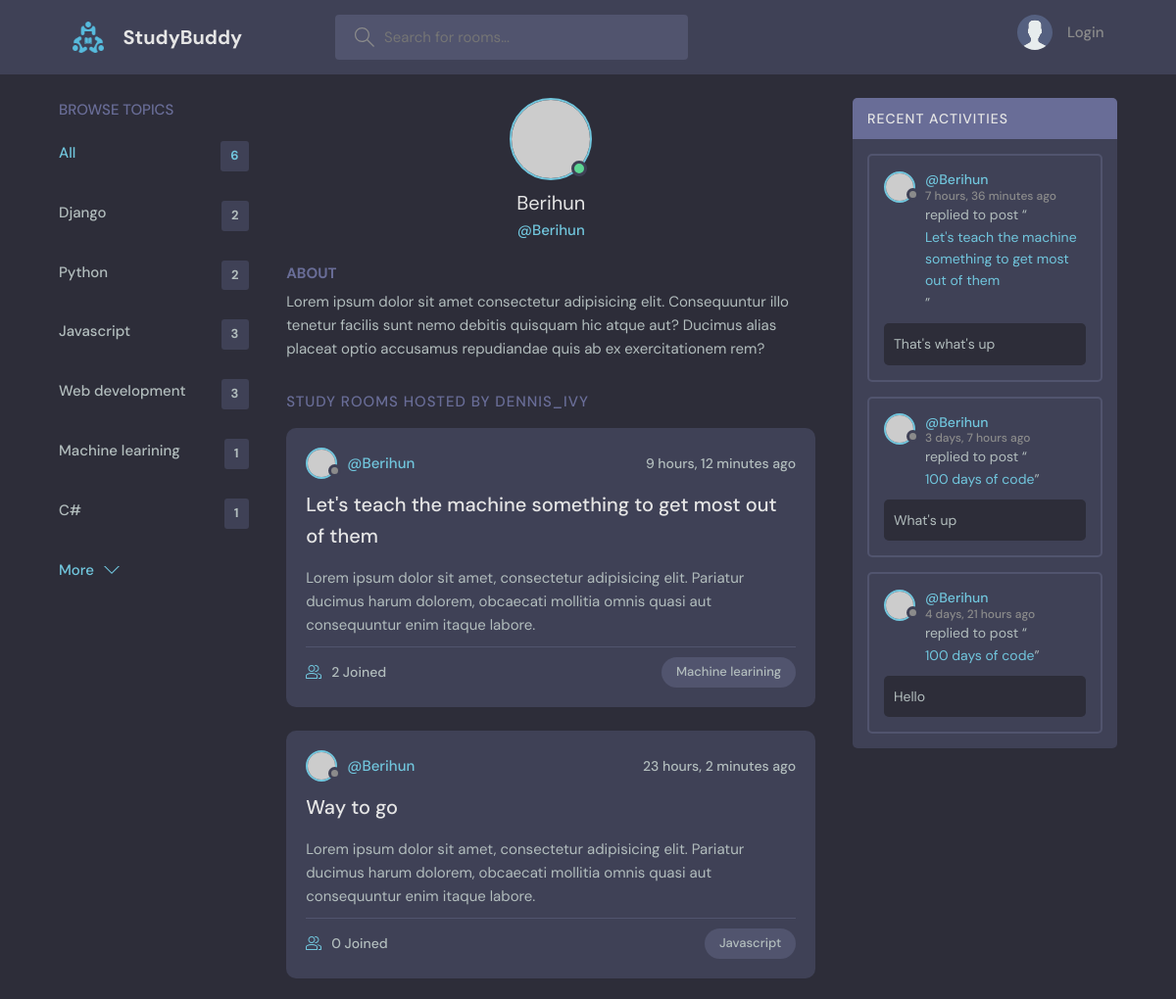
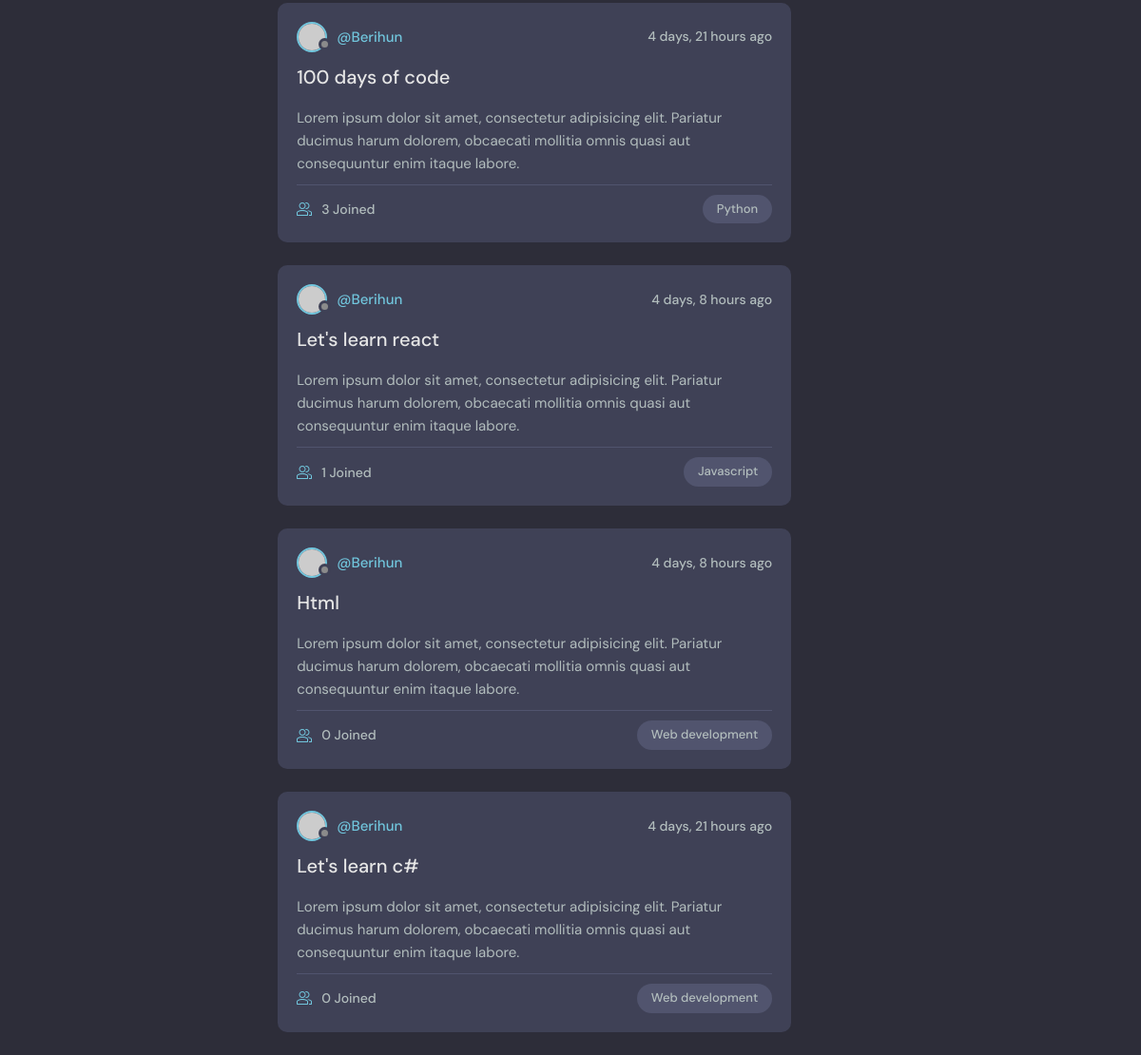
Page /profile/1/ on the committed database (2 pictures, top to bottom).
### base/models.py (models this page shows, shortened)
class Topic(models.Model):
    name = models.CharField(max_length=100)

class Room(models.Model):
    host = models.ForeignKey(User, on_delete=models.SET_NULL, null=True)
    topic = models.ForeignKey('Topic', on_delete=models.SET_NULL, null=True)
    name = models.CharField(max_length=100)
    description = models.TextField(null=True, blank=True)
    participants = models.ManyToManyField(User, related_name='participants', blank=True)
    updated = models.DateTimeField(auto_now=True)
    created_at = models.DateTimeField(auto_now_add=True)
    class Meta:
        ordering = ['-updated', '-created_at']

class Message(models.Model):
    user = models.ForeignKey(User, on_delete=models.CASCADE)
    room = models.ForeignKey(Room, on_delete=models.CASCADE)
    body = models.TextField(null=True)
    updated = models.DateTimeField(auto_now=True)
    created_at = models.DateTimeField(auto_now_add=True)
    class Meta:
        ordering = ['-updated', '-created_at']

### base/views.py (the view)
# urls.py: path('profile/<str:pk>/', views.userprofile, name='userprofile'),
def userprofile(request, pk):
    user = User.objects.get(id=pk)
    rooms = user.room_set.all()
    room_messages = user.message_set.all()
    topics = Topic.objects.all()
    context = {'user':user, 'rooms':rooms, 'room_messages':room_messages, 'topics':topics}
    return render(request, 'base/profile.html', context)

### base/templates/base/profile.html (shortened to what this page needs)
{% extends 'main.html' %}
{% block content %}
  <main class="profile-page layout layout--3">
    <div class="container">
      {% include 'base/browse_component.html' %}
      <div class="roomList">
        <div class="profile">
          <div class="profile__avatar">
            <div class="avatar avatar--large active">
              <img src="https://randomuser.me/api/portraits/men/11.jpg" />
            </div>
          </div>
          <div class="profile__info">
            <h3>{{user.username}}</h3>
            <p>@{{user.username}}</p>
          </div>
          <div class="profile__about">
            <h3>About</h3>
            <p>
              Lorem ipsum dolor sit amet consectetur adipisicing elit. Consequuntur illo tenetur
              facilis sunt nemo debitis quisquam hic atque aut? Ducimus alias placeat optio
              accusamus repudiandae quis ab ex exercitationem rem?
            </p>
          </div>
        </div>
        <div class="roomList__header">
          <div>
            <h2>Study Rooms Hosted by dennis_ivy</a>
            </h2>
          </div>
        </div>
        {% include 'base/feed_component.html' %}
      </div>
      {% include 'base/recent_activity_component.html' %}
    </div>
  </main>
  {% endblock content %}

### templates/main.html (shortened to what this page needs)
<!DOCTYPE html>
{% load static %}
<html lang="en">
  <head>
    <link rel="stylesheet" href="{% static 'styles/style.css' %}" />
  </head>
  <body>
    {%include 'navbar.html'%}
    {%block content%}
    {%endblock%}
  </body>
</html>

### templates/navbar.html (shortened to what this page needs)
{% load static %}
<header class="header header--loggedIn">
    <div class="container">
      <a href="{% url 'home' %}" class="header__logo">
        <img src="{% static 'images/favicon.ico' %}" />
        <h1>StudyBuddy</h1>
      </a>
      <form method="get" class="header__search" action="{% url 'home' %}">
        <label>
          <input name="q" placeholder="Search for rooms..." />
        </label>
      </form>
      <nav class="header__menu">
        {% if request.user.is_authenticated %}
        <div class="header__user">
          <a href="{% url 'update-user' %}">
            <div class="avatar avatar--medium active">
              <img src="https://randomuser.me/api/portraits/men/37.jpg" />
            </div>
            <p>{{ request.user.username }}<span>@{{ request.user.username }}</span></p>
          </a>
          <button class="dropdown-button">
            <svg version="1.1" xmlns="http://www.w3.org/2000/svg" width="32" height="32" viewBox="0 0 32 32">
              <title>chevron-down</title>
              <path d="M16 21l-13-13h-3l16 16 16-16h-3l-13 13z"></path>
            </svg>
          </button>
        </div>
          {% else %}
        <a href="{% url 'login' %}">
          <img src="{% static 'images/avatar.svg' %}" />
          <p>Login</p>
        </a>
        {% endif %}
      </nav>
    </div>
  </header>

### base/templates/base/browse_component.html
<div class="topics">
    <div class="topics__header">
      <h2>Browse Topics</h2>
    </div>
    <ul class="topics__list">
      <li>
        <a href="{% url 'home' %}" class="active">All <span>{{topics.count}}</span></a>
      </li>
      {% for topic in topics %}
      <li>
        <a href="{% url 'home' %}?q={{topic.name}}">{{topic.name}} <span>{{topic.room_set.all.count}}</span></a>
      </li>
      {% endfor %}
    </ul>
    <a class="btn btn--link" href="{% url 'topics' %}">
      More
      <svg version="1.1" xmlns="http://www.w3.org/2000/svg" width="32" height="32" viewBox="0 0 32 32">
        <title>chevron-down</title>
        <path d="M16 21l-13-13h-3l16 16 16-16h-3l-13 13z"></path>
      </svg>
    </a>
  </div>

### base/templates/base/feed_component.html (shortened to what this page needs)
{% for room in rooms %}
<div class="roomListRoom">
    <div class="roomListRoom__header">
      <a href="{% url 'userprofile' room.host.id %}" class="roomListRoom__author">
        <div class="avatar avatar--small">
          <img src="https://randomuser.me/api/portraits/women/11.jpg" />
        </div>
        <span>@{{room.host.username}}</span>
      </a>
      <div class="roomListRoom__actions">
        <span>{{room.created_at|timesince}} ago</span>
      </div>
    </div>
    <div class="roomListRoom__content">
      <a href="{%url 'room' room.id %}">{{room.name}}</a>
      <p>
        Lorem ipsum dolor sit amet, consectetur adipisicing elit. Pariatur ducimus harum dolorem, obcaecati
        mollitia omnis quasi aut consequuntur enim itaque labore.
      </p>
    </div>
    <div class="roomListRoom__meta">
      <a href="{%url 'room' room.id %}" class="roomListRoom__joined">
        {{room.participants.all.count}} Joined
      </a>
      <p class="roomListRoom__topic">{{room.topic.name}}</p>
    </div>
  </div>
  {% endfor %}

### base/templates/base/recent_activity_component.html (shortened to what this page needs)
<div class="activities">
    <div class="activities__header">
      <h2>Recent Activities</h2>
    </div>
    {% for message in room_messages %}
    <div class="activities__box">
      <div class="activities__boxHeader roomListRoom__header">
        <a href="{% url 'userprofile' message.user.id %}" class="roomListRoom__author">
          <div class="avatar avatar--small">
            <img src="https://randomuser.me/api/portraits/women/11.jpg" />
          </div>
          <p>
            @{{message.user}}
            <span>{{message.created_at|timesince}} ago</span>
          </p>
        </a>
      </div>
      <div class="activities__boxContent">
        <p>replied to post “<a href="{% url 'room' message.room.id %}">{{message.room.name}}</a>”</p>
        <div class="activities__boxRoomContent">
         {{message.body}}
        </div>
      </div>
    </div>
    {% endfor %}
  </div>

### rows in the picture
Topic: name "Django", room_set.all.count "2"
Topic: name "Python", room_set.all.count "2"
Topic: name "Javascript", room_set.all.count "3"
Topic: name "Web development", room_set.all.count "3"
Topic: name "Machine learining", room_set.all.count "1"
Topic: name "C#", room_set.all.count "1"
Room: host.username "Berihun", created_at "9 hours, 12 minutes", name "Let's teach the machine something to get most out of them", participants.all.count "2", topic.name "Machine learining"
Room: host.username "Berihun", created_at "23 hours, 2 minutes", name "Way to go", participants.all.count "0", topic.name "Javascript"
Room: host.username "Berihun", created_at "4 days, 21 hours", name "100 days of code", participants.all.count "3", topic.name "Python"
Room: host.username "Berihun", created_at "4 days, 8 hours", name "Let's learn react", participants.all.count "1", topic.name "Javascript"
Room: host.username "Berihun", created_at "4 days, 8 hours", name "Html", participants.all.count "0", topic.name "Web development"
Room: host.username "Berihun", created_at "4 days, 21 hours", name "Let's learn c#", participants.all.count "0", topic.name "Web development"
Message: user "Berihun", created_at "7 hours, 36 minutes", room.name "Let's teach the machine something to get most out of them", body "That's what's up"
Message: user "Berihun", created_at "3 days, 7 hours", room.name "100 days of code", body "What's up"
Message: user "Berihun", created_at "4 days, 21 hours", room.name "100 days of code", body "Hello"

### other values in the picture
{{ topics.count }} "6"
{{ user.username }} "Berihun"
